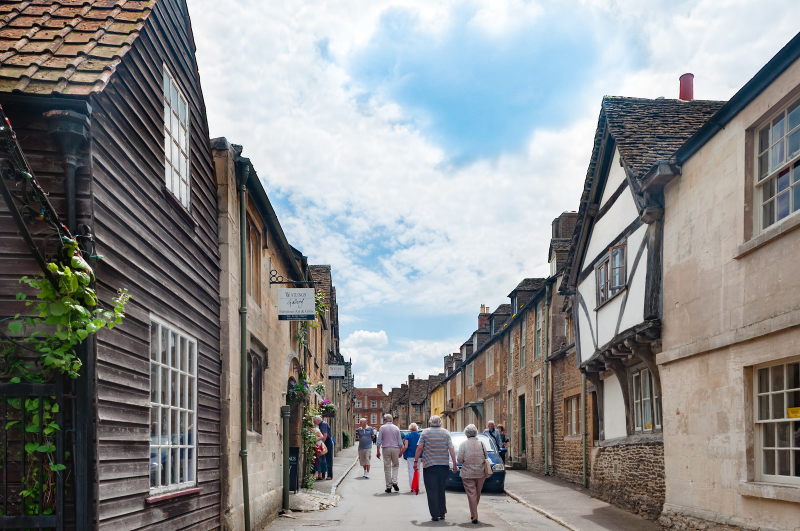
%> input picture lacock.png, 1600 x 1062 px (shown at 1/2 size)
$ octave kadai2.m   (GNU Octave 9; MATLAB toolbox functions it lacks are replaced by stand-ins)
%> lines starting %> are read from the running program, lines starting %| are printed output that depends on the picture; in (x1, y1, x2, y2) boxes, pixels count from 0 and x2, y2 are one past the last pixel; in counts of white or black regions, pixels touching at a corner belong together; the program's own positions count from 1
% 課題２　階調数と疑似輪郭
% ２階調，４階調，８階調の画像を生成せよ．
% 下記はサンプルプログラムである．
% 課題作成にあたっては「Lenna」以外の画像を用いよ．

clear; % 変数のオールクリア

ORG=imread('lacock.png'); % 原画像の入力
%> ORG is the input picture: size 1062x1600x3 uint8; mean R, G, B 137.9, 138.9, 139
ORG = rgb2gray(ORG); colormap(gray);
imagesc(ORG); colorbar; axis image; % 画像の表示
pause; % 一時停止

% ２階調画像の生成
IMG = ORG>128;
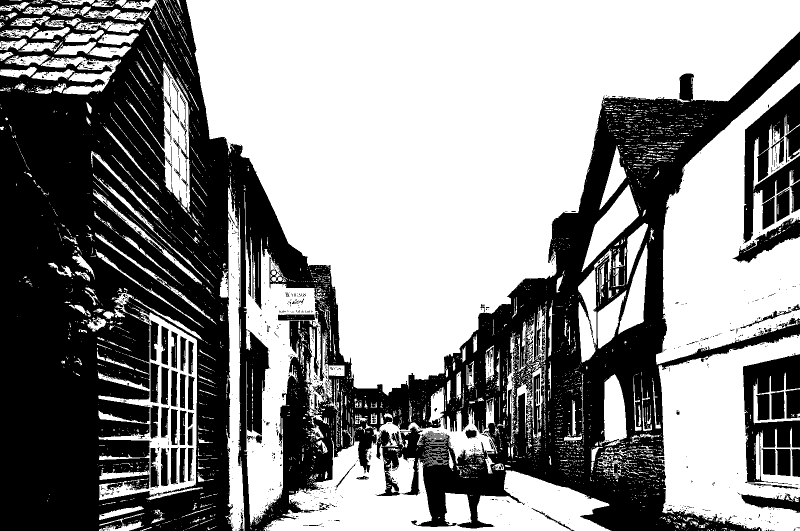
%> IMG: size 1062x1600 logical (shown at 1/2 size); 55.1% white; 1308 black regions (1199 under 20 px), largest, box (x1, y1, x2, y2) and area: (0, 0, 1600, 1062) 690717, (1487, 166, 1600, 486) 14895, (1486, 708, 1600, 968) 14096
imagesc(IMG); colormap(gray); colorbar;  axis image;
pause;

% ４階調画像の生成
IMG0 = ORG>64;
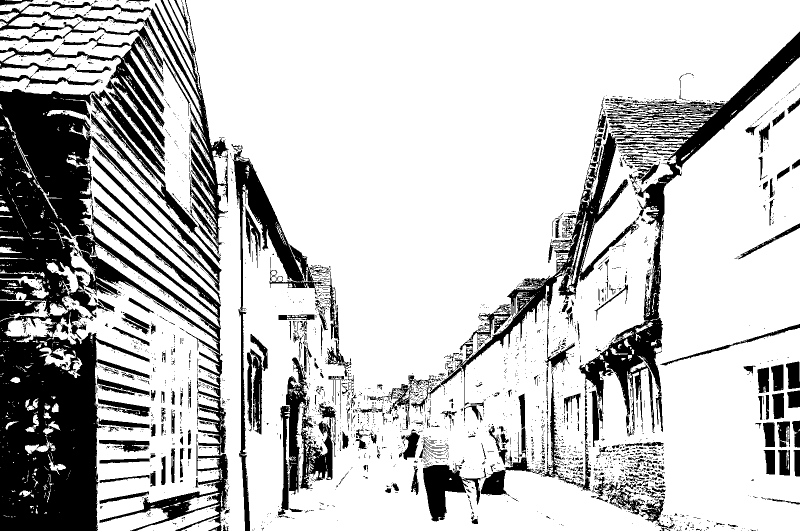
%> IMG0: size 1062x1600 logical (shown at 1/2 size); 76.8% white; 3345 black regions (2952 under 20 px), largest, box (x1, y1, x2, y2) and area: (0, 178, 452, 1062) 171131, (880, 63, 1600, 982) 61037, (0, 0, 457, 511) 20765
IMG1 = ORG>128;
IMG2 = ORG>192;
%> IMG2: size 1062x1600 logical; 31.8% white; 1569 white regions (1438 under 20 px), largest, box (x1, y1, x2, y2) and area: (372, 0, 1600, 791) 485046, (666, 890, 864, 1041) 9245, (1164, 370, 1278, 542) 6453
IMG = IMG0 + IMG1 + IMG2;
%> IMG: size 1062x1600 double
imagesc(IMG); colormap(gray); colorbar;  axis image;
pause;

% ８階調画像の生成
IMG0 = ORG>32;
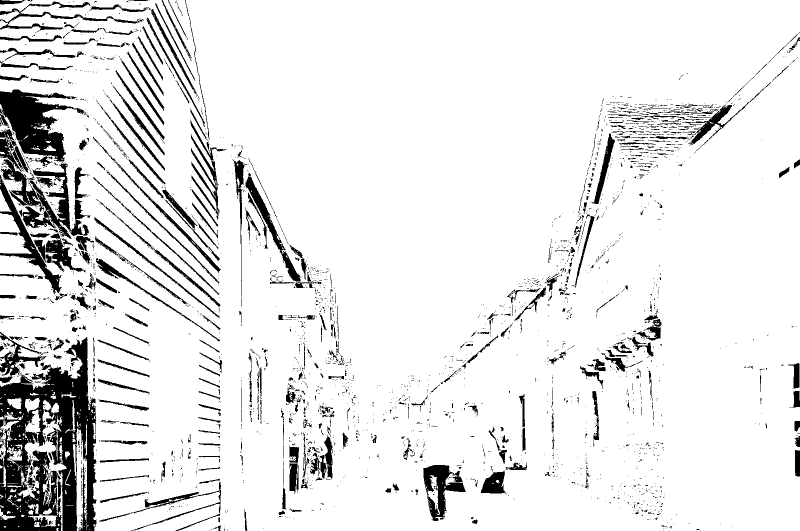
%> IMG0: size 1062x1600 logical (shown at 1/2 size); 90.2% white; 3101 black regions (2673 under 20 px), largest, box (x1, y1, x2, y2) and area: (0, 664, 193, 1062) 44004, (0, 179, 173, 323) 11438, (0, 258, 181, 478) 10131
IMG1 = ORG>64;
IMG2 = ORG>96;
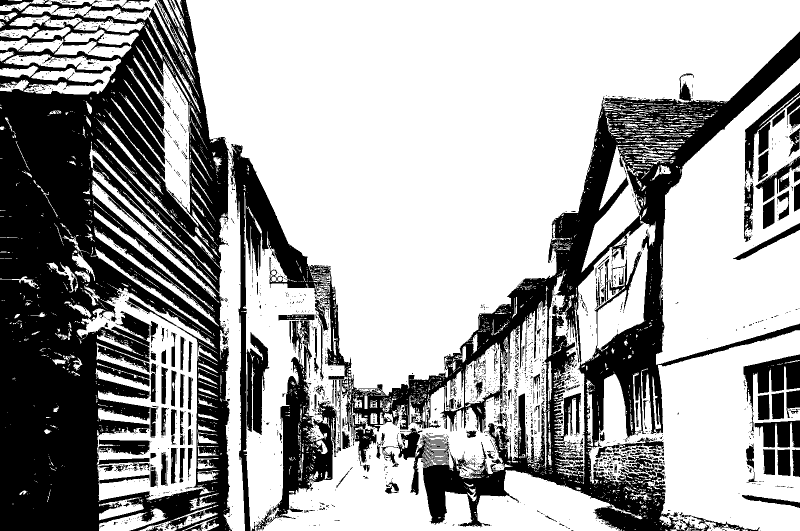
%> IMG2: size 1062x1600 logical (shown at 1/2 size); 64.7% white; 2321 black regions (2079 under 20 px), largest, box (x1, y1, x2, y2) and area: (0, 0, 464, 1062) 311362, (458, 63, 1600, 1062) 189978, (545, 641, 677, 1038) 19241
IMG3 = ORG>128;
IMG4 = ORG>160;
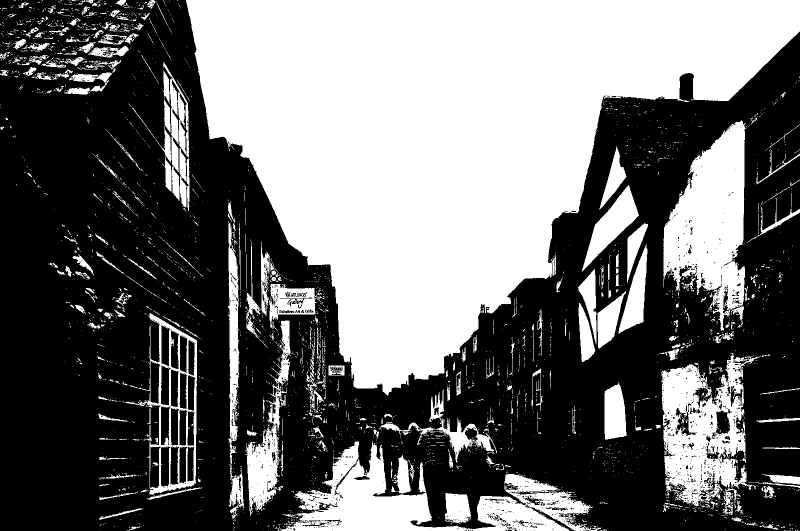
%> IMG4: size 1062x1600 logical (shown at 1/2 size); 43.8% white; 3287 white regions (2946 under 20 px), largest, box (x1, y1, x2, y2) and area: (372, 0, 1600, 791) 512382, (561, 882, 1203, 1062) 41612, (1327, 241, 1496, 662) 40163
IMG5 = ORG>192;
IMG6 = ORG>224;
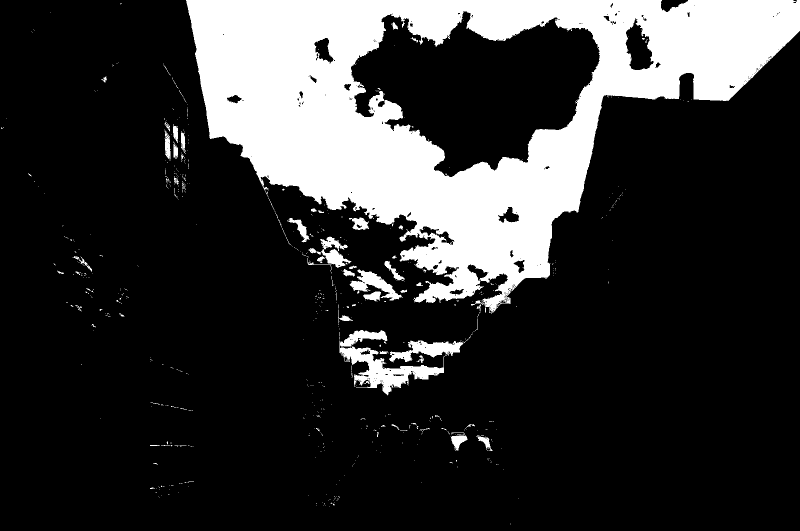
%> IMG6: size 1062x1600 logical (shown at 1/2 size); 20% white; 663 white regions (604 under 20 px), largest, box (x1, y1, x2, y2) and area: (372, 0, 1600, 627) 315694, (679, 660, 889, 791) 8458, (778, 672, 942, 725) 2992
IMG = IMG0 + IMG1 + IMG2 + IMG3 + IMG4 + IMG5 + IMG6;
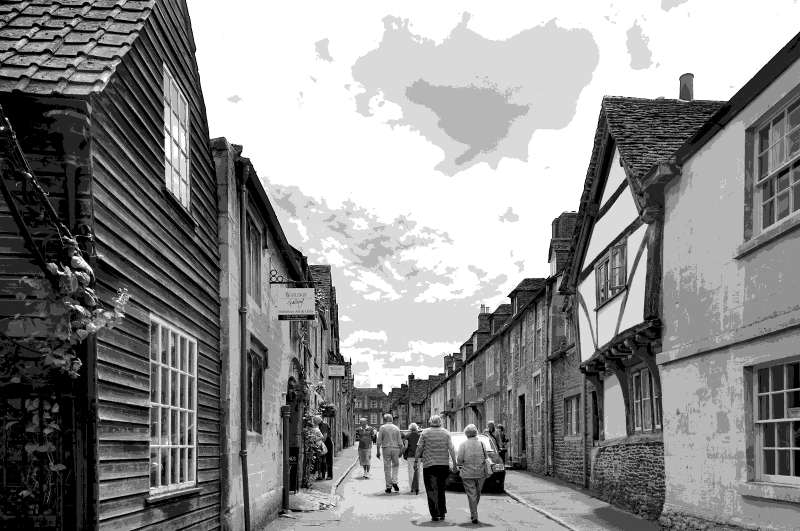
%> IMG: size 1062x1600 double (shown at 1/2 size); min 0, max 7, mean 3.82; drawn with min black and max white
imagesc(IMG); colormap(gray); colorbar;  axis image;

$ run again, with Kurena.png copied over lacock.png
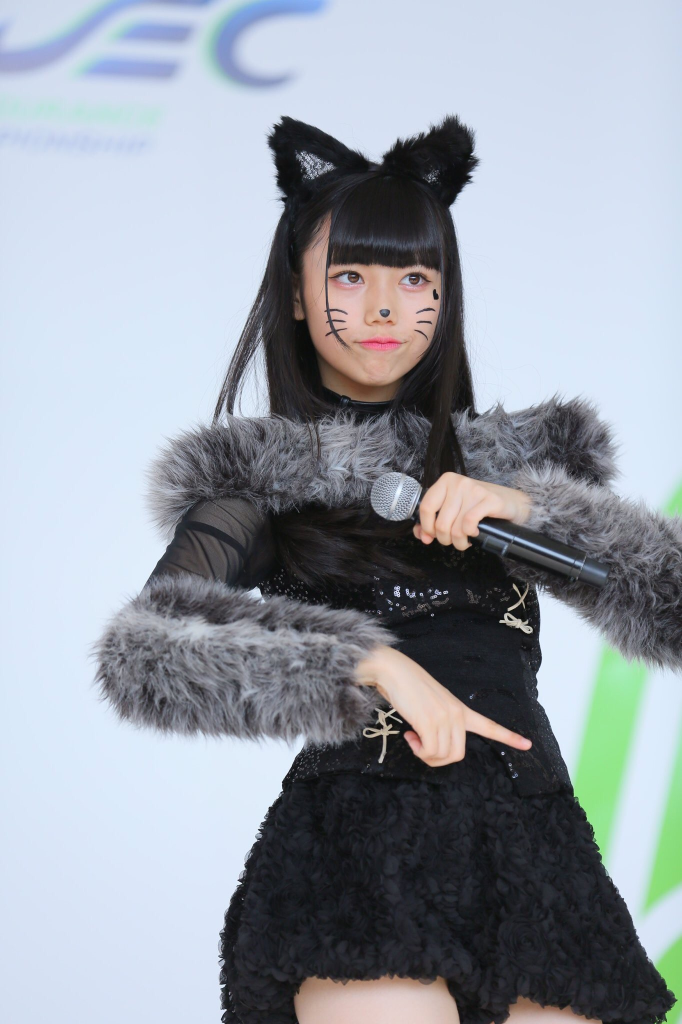
%> input picture Kurena.png, 1364 x 2048 px (shown at 1/2 size)
%> ORG is the input picture: size 2048x1364x3 uint8; mean R, G, B 149.8, 156.7, 165.8
%> ORG: size 2048x1364 uint8
%> `IMG = ORG>128;`:
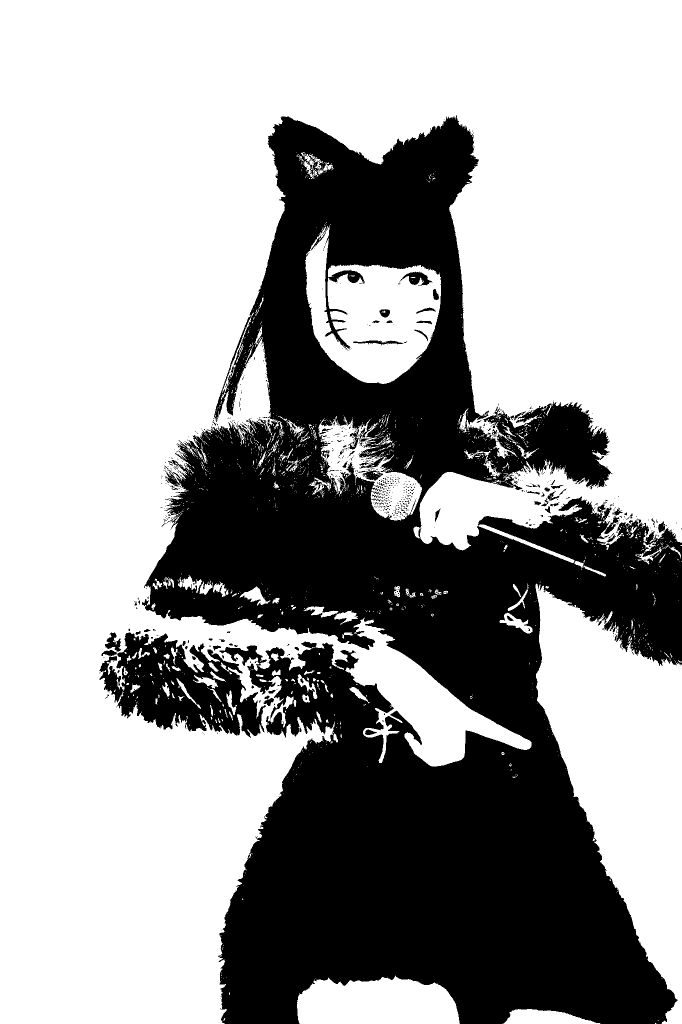
%> IMG: size 2048x1364 logical (shown at 1/2 size); 64.1% white; 787 black regions (710 under 20 px), largest, box (x1, y1, x2, y2) and area: (284, 231, 1364, 2048) 957348, (198, 1265, 532, 1476) 36903, (800, 543, 865, 571) 860
%> IMG4: size 2048x1364 logical; 59.8% white; 337 black regions (310 under 20 px), largest, box (x1, y1, x2, y2) and area: (192, 229, 1364, 2048) 1110805, (432, 7, 604, 171) 7120, (315, 0, 419, 9) 585
%> IMG6: size 2048x1364 logical; 32.8% white; 825 white regions (790 under 20 px), largest, box (x1, y1, x2, y2) and area: (0, 302, 607, 2048) 647161, (914, 320, 1364, 1020) 204712, (1217, 1337, 1364, 1836) 30205
%> `IMG = IMG0 + IMG1 + IMG2 + IMG3 + IMG4 + IMG5 + IMG6;`:
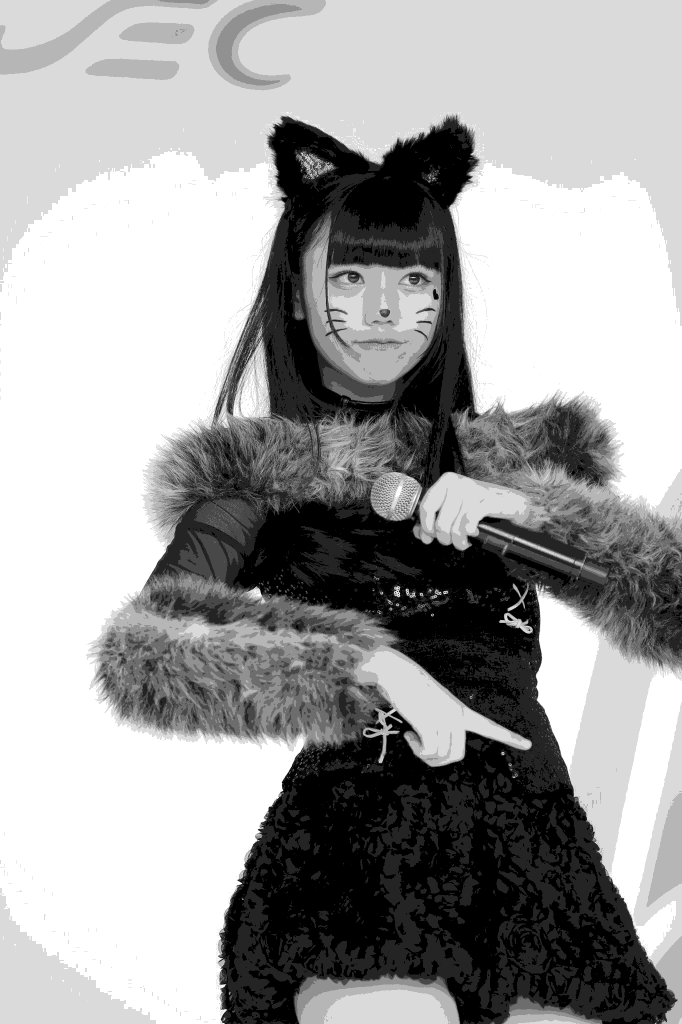
%> IMG: size 2048x1364 double (shown at 1/2 size); min 0, max 7, mean 4.39; drawn with min black and max white

$ run again, with Yama.png copied over lacock.png
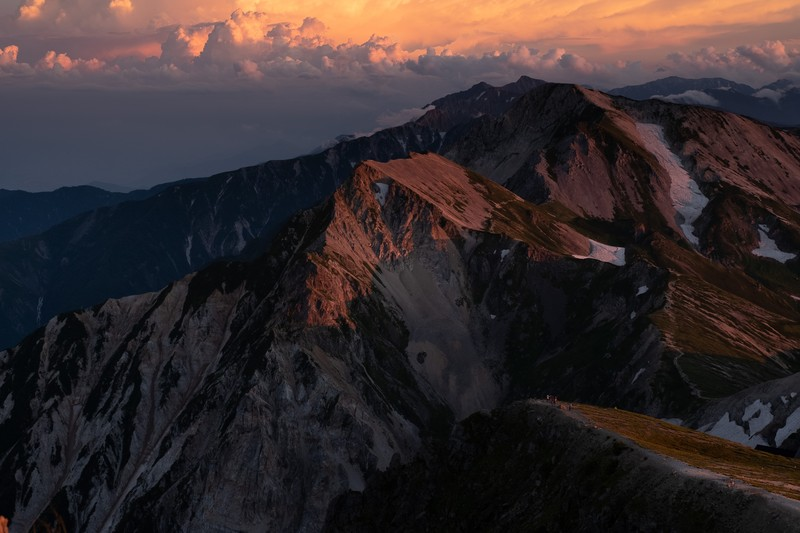
%> input picture Yama.png, 800 x 533 px
%> ORG is the input picture: size 533x800x3 uint8; mean R, G, B 54.7, 44.7, 45.7
%> ORG: size 533x800 uint8
%> `IMG = ORG>128;`:
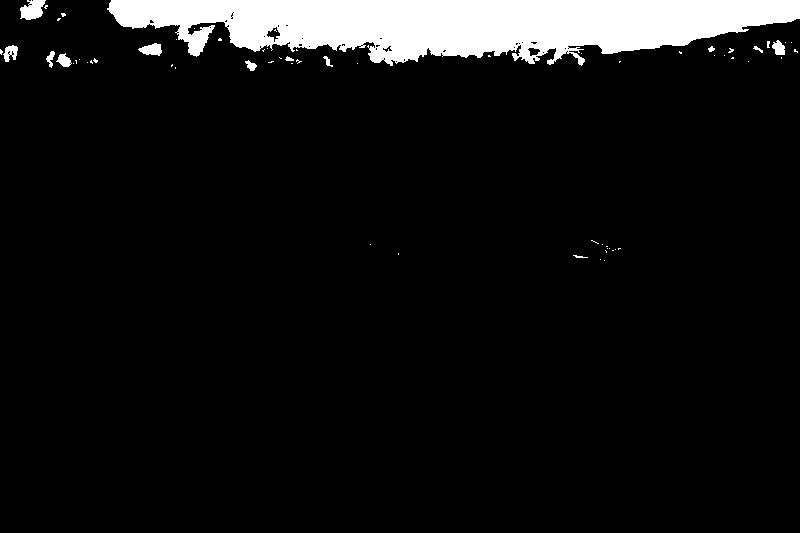
%> IMG: size 533x800 logical; 7.5% white; 64 white regions (51 under 20 px), largest, box (x1, y1, x2, y2) and area: (107, 0, 800, 66) 30563, (20, 0, 46, 20) 361, (138, 43, 162, 56) 203
%> IMG4: size 533x800 logical; 4.6% white; 40 white regions (31 under 20 px), largest, box (x1, y1, x2, y2) and area: (194, 0, 800, 60) 18683, (190, 33, 208, 56) 234, (111, 0, 133, 12) 178
%> IMG6: size 533x800 logical; every value is 0
%> `IMG = IMG0 + IMG1 + IMG2 + IMG3 + IMG4 + IMG5 + IMG6;`:
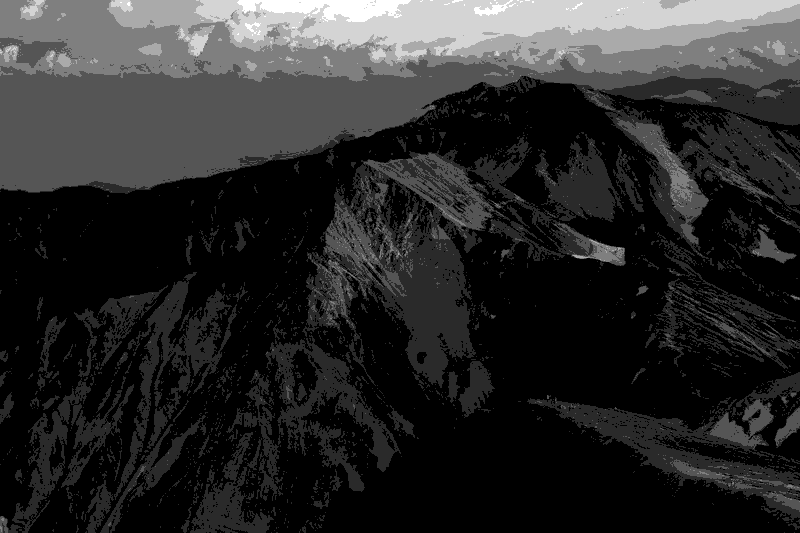
%> IMG: size 533x800 double; min 0, max 6, mean 1.01; drawn with min black and max white
